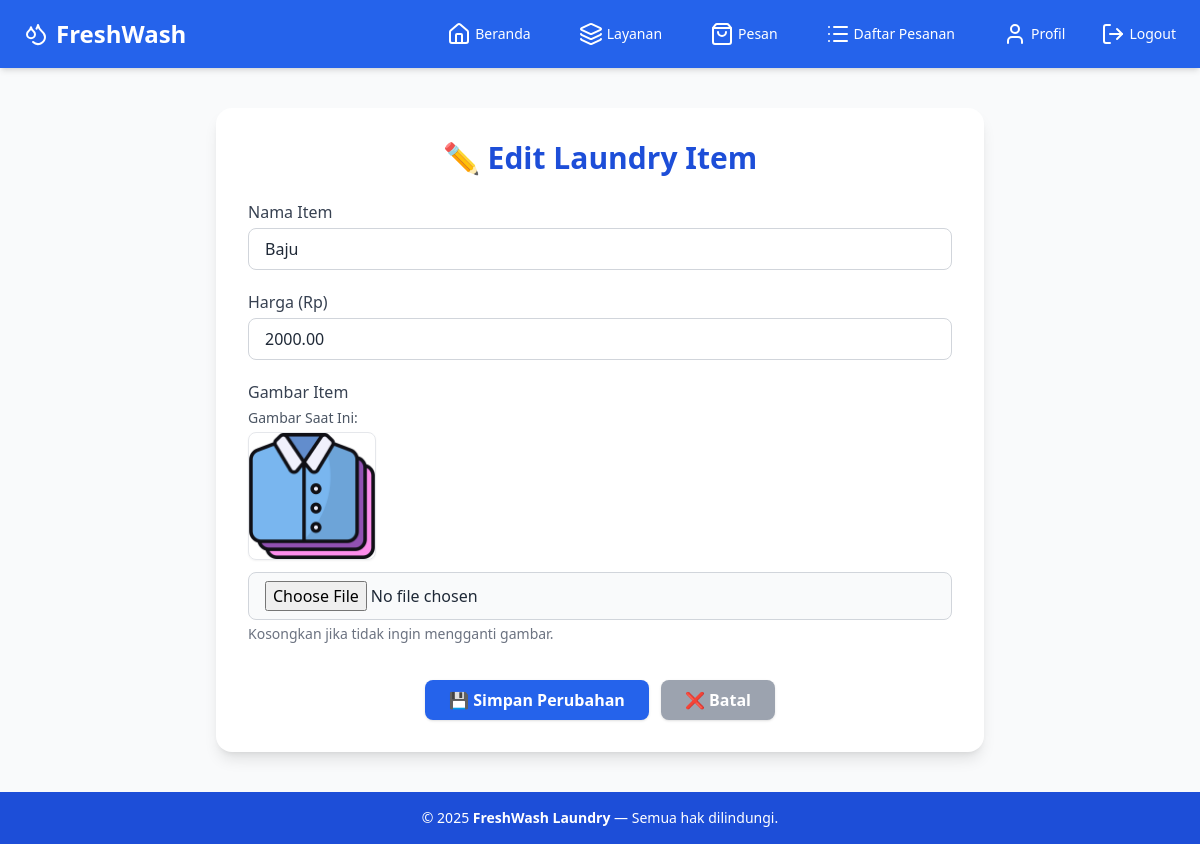
The app's page /api/edit-item/1/ (signed in) with its own data.
### orders/models.py (models this page shows, shortened)
class LaundryItem(models.Model):
    name = models.CharField(max_length=100)
    price = models.DecimalField(max_digits=10, decimal_places=2)
    image = models.ImageField(upload_to='laundry_items/', blank=True, null=True)

### orders/views.py (the view, shortened to what this page needs)
# urls.py: path('edit-item/<int:item_id>/', views.edit_laundry_item, name='edit_laundry_item'),
@login_required
def edit_laundry_item(request, item_id):
    item = get_object_or_404(LaundryItem, id=item_id)
    return render(request, 'orders/edit_laundry_item.html', {'item': item})

### orders/templates/orders/edit_laundry_item.html (shortened to what this page needs)
{% extends 'base.html' %}
{% load static %}
{% block content %}
<div class="max-w-3xl mx-auto mt-10 bg-white p-8 rounded-2xl shadow-lg">
  <h1 class="text-3xl font-bold text-blue-700 mb-6 text-center">✏️ Edit Laundry Item</h1>
  <form method="post" enctype="multipart/form-data" class="space-y-5">
    <div>
      <label class="block font-medium text-gray-700 mb-1">Nama Item</label>
      <input type="text" name="name" value="{{ item.name }}" required
        class="w-full border border-gray-300 rounded-lg px-4 py-2 focus:ring-2 focus:ring-blue-400 focus:border-blue-400 transition">
    </div>
    <div>
      <label class="block font-medium text-gray-700 mb-1">Harga (Rp)</label>
      <input type="number" name="price" value="{{ item.price }}" required min="0"
        class="w-full border border-gray-300 rounded-lg px-4 py-2 focus:ring-2 focus:ring-blue-400 focus:border-blue-400 transition">
    </div>
    <div>
      <label class="block font-medium text-gray-700 mb-1">Gambar Item</label>
      {% if item.image %}
      <div class="mb-3">
        <p class="text-sm text-gray-600 mb-1">Gambar Saat Ini:</p>
        <img src="{{ item.image.url }}" alt="{{ item.name }}" class="w-32 h-32 object-cover rounded-lg border shadow-sm">
      </div>
      {% endif %}
      <input type="file" name="image" accept="image/*"
        class="w-full border border-gray-300 rounded-lg px-4 py-2 bg-gray-50 cursor-pointer focus:ring-2 focus:ring-blue-400 transition">
      <p class="text-sm text-gray-500 mt-1">Kosongkan jika tidak ingin mengganti gambar.</p>
    </div>
    <div class="flex justify-center space-x-3 pt-4">
      <button type="submit"
        class="bg-blue-600 hover:bg-blue-700 text-white font-semibold px-6 py-2 rounded-lg transition-all duration-300 shadow">
        💾 Simpan Perubahan
      </button>
      <a href="{% url 'orders:add_laundry_item' %}"
        class="bg-gray-400 hover:bg-gray-500 text-white font-semibold px-6 py-2 rounded-lg transition-all duration-300 shadow">
        ❌ Batal
      </a>
    </div>
  </form>
</div>
{% endblock %}

### records on screen
LaundryItem: name "Baju", price "2000.00", image (picture)
